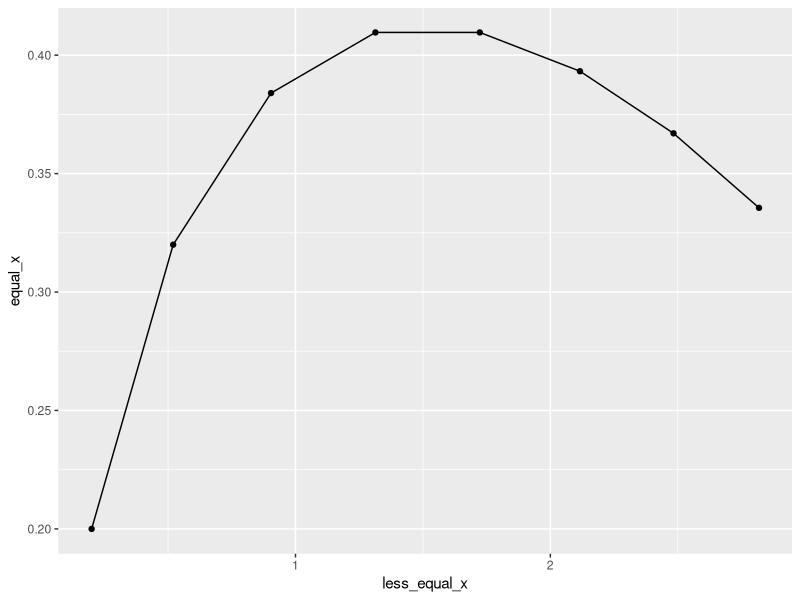
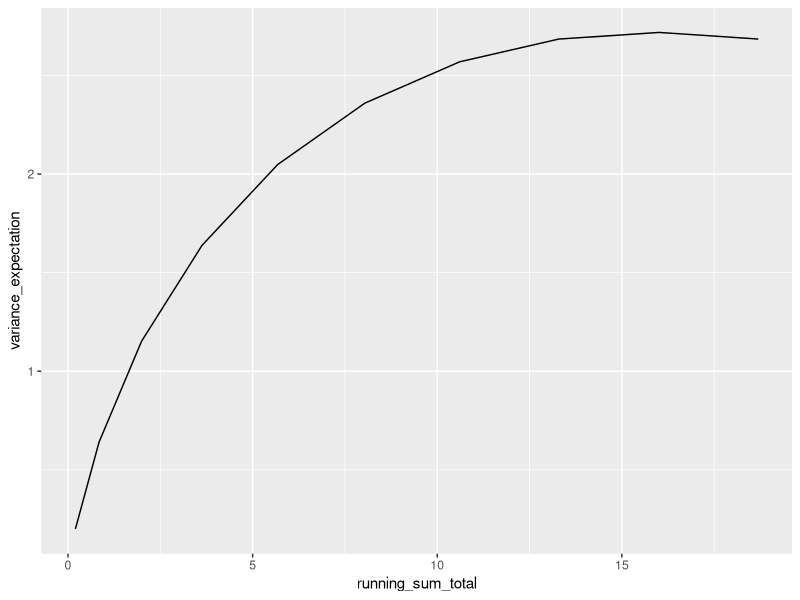

Generate these figures, in order, with R:
library(ggplot2)
library(tidyverse)
library(dplyr)
## Geometric distribution calculation can help us figure out the probability of something succeeding.
## p stands for probability to succeed. 
## q stands for probability to failure.
## r stands for the number of trials we need to get the first success.
## P(X=r) = q^r-1 p

geometric_distribution <- function(q, p, r) {
  r_1_diff <- r - 1
  gd <- q^r_1_diff * p 
  print(gd)
}

geometric_distribution(0.8, 0.2, 100)
## 0.000000000005092

geometric_distribution(0.8, 0.2, 20)
geometric_distribution(0.8, 0.2, 3)

## Geometric distribution with inequalities.
## P(X > r) = q^r

## Expectation of a probability distribution.
## nE(X).
expectation <- function(x,y) {
  print(sum(x * y))
}
expectation(0.8^2, 0.2)

## xP(X=x) function - page 280 in headfirst book.
xP_x_equals_X <- function(p,pw,q,x) {
  pq <- p^pw * q
  px <- pq * x
  print(px)
}
xP_x_equals_X(0.8,2,0.2,3)

## Pattern of expectations for the geometric distribution.
x_col <- c(1, 2, 3, 4, 5, 6, 7, 8)
equal_x <- c(0.2, 0.32, 0.384, 0.4096, 0.4096, 0.393216, 0.3670016, 0.33554432)
less_equal_x <- c(0.2, 0.52, 0.904, 1.3136, 1.7232, 2.116416, 2.4834176, 2.81894608)
gd_pattern <- data.frame(x_col, equal_x, less_equal_x)

head(gd_pattern)

## Plot out pattern of expectations data frame to find the peak.
ggplot(data = gd_pattern, aes(x=less_equal_x, y=equal_x)) + 
  geom_line() +
  geom_point()

##################### Expectation Variance ###################################
## Find an expression for the variance of the geometric distribution.
x_ten_col <- c(1, 2, 3, 4, 5, 6, 7, 8, 9, 10)
p_equal_x <- c(0.2, 0.16, 0.128, 0.1024, 0.08192, 0.065536, 0.0524288, 0.04194304, 0.033554432, 0.0268435456)

## Find expectation variance.
expectation_variance <- function(r,x) {
  total <- r * x^2
  print(total)
}
## Turn 
e_v_df <- data.frame(expectation_variance(p_equal_x, x_ten_col))

head(e_v_df)

## Rename the first column then find the running sum using cumsum calculation.
e_rt <- e_v_df %>% 
  rename(variance_expectation = expectation_variance.p_equal_x..x_ten_col.) %>% 
  mutate(running_sum_total = cumsum(variance_expectation))

head(e_rt)

ggplot(data = e_rt, aes(x=running_sum_total, y=variance_expectation)) +
  geom_line()

############################ Geometric Distribution Calculations ##################
## Definition: Use Geometric Distribution if you're interested in how many trial you'll need  -
## before you have your first success.

## Question 1
## The probability that another snowboarder will make it down the slope without falling over is 0.4.
## Your job is to play like you're the snowboarder and work out the following probabilities for your slope success.

## Probability that you will be successful on your second attempt while failing on your first.
## P(X = 2) = p * q
successful_second_attempt <- function(p, q) {
  probability <- p * q
  print(probability)
}
successful_second_attempt(0.4, 0.6)
## 0.24

## The probability that you will be successful in 4 attempts or fewer.
## P(X <= 4) = 1 - q^4
p_successful_four_or_fewer <- function(q) {
  probability <- 1 - q^4
  print(probability)
}
p_successful_four_or_fewer(0.6)
## 0.8704

## The probability that you will need more than 4 attempts to be successful.
## P(X > 4) = q^4
p_successful_more_than_4_attemtps <- function(q) {
  print(q^4)
}
p_successful_more_than_4_attemtps(0.6)
## 0.1296

## The number of attempts you expect you'll need to make before being successful.
## E(X) = 1/p
number_of_attempts_to_be_successful <- function(p) {
  print(1 / p)
}
number_of_attempts_to_be_successful(0.4)
## 2.5

## The variance of the number of attempts.
## Var(X) = q/p^2
variance_number_of_attempts <- function(q,p) {
  print(q/p^2)
}
variance_number_of_attempts(0.6, 0.4)
## 3.75

########################## Binomial Distribution #####################
## Definition: Use Binomial Distribution if you have a fixed number of trials - 
## and you want to know the probability of getting a certain number of successes.
## P(X = r) = nCr * p^r * q^n-r
binomial_distribution <- function(n, r, p, q) {
  c <- factorial(n) / factorial(n-r)
  pwr <- n-r
  p_q <- p^r * q^pwr
  bd <- c * p_q
  print(bd)
}
binomial_distribution(3,1, 0.25, 0.75)
## 0.422
## 42% chance I get one question correct out of 3 questions.